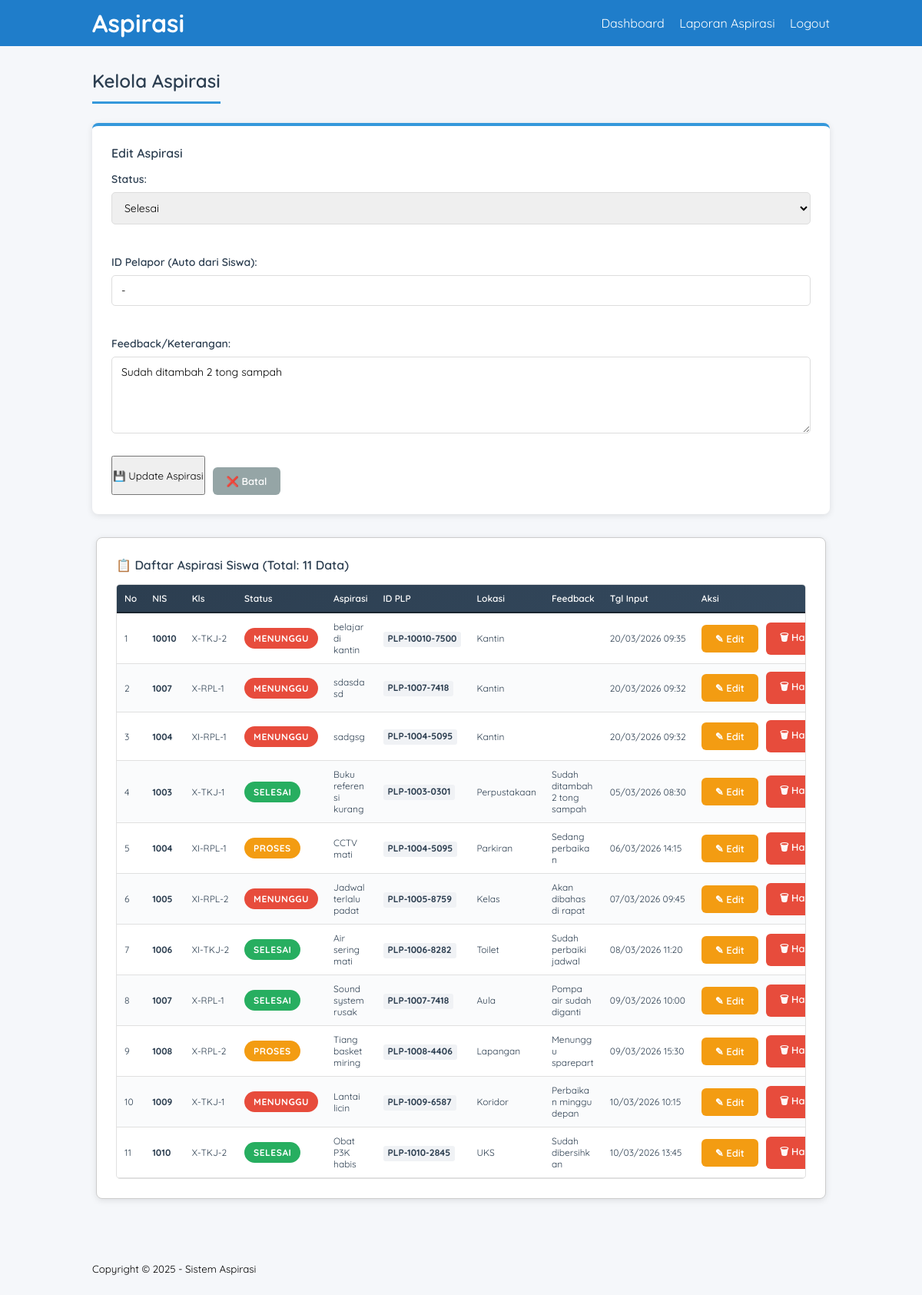
/admin_aspirasi.php?edit=1 (signed in), run on the app's committed database.
### tables this page shows
CREATE TABLE `tb_aspirasi` (
  `id_aspirasi` int(11) NOT NULL COMMENT 'Primary Key untuk setiap aspirasi',
  `id_pelaporan` int(11) NOT NULL COMMENT 'Foreign Key ke tb_input_aspirasi',
  `status` enum('Menunggu','Proses','Selesai') NOT NULL DEFAULT 'Menunggu' COMMENT 'Status aspirasi',
  `id_pelapor` varchar(50) DEFAULT NULL COMMENT 'ID Pelapor (generated)',
  `feedback` varchar(500) DEFAULT '' COMMENT 'Feedback dari admin',
  `tanggal_dibuat` timestamp NOT NULL DEFAULT current_timestamp()
);

CREATE TABLE `tb_input_aspirasi` (
  `id_pelaporan` int(5) NOT NULL,
  `nis` varchar(10) NOT NULL,
  `id_kategori` int(5) NOT NULL,
  `lokasi` varchar(50) NOT NULL,
  `ket` text NOT NULL,
  `id_pelapor` varchar(50) DEFAULT NULL,
  `tanggal_input` datetime DEFAULT current_timestamp()
);

CREATE TABLE `tb_siswa` (
  `nis` int(10) NOT NULL,
  `kelas` varchar(10) NOT NULL,
  `id_pelapor` varchar(50) DEFAULT NULL
);

### admin_aspirasi.php (the view, shortened to what this page needs)
<?php
include 'db.php';
$edit_data_full = null;
$edit_data = null;
if(isset($_GET['edit'])){
    $id = (int)$_GET['edit'];
    $stmt = $CON->prepare("SELECT * FROM tb_aspirasi WHERE id_aspirasi = ?");
    $stmt->bind_param("i", $id);
    $stmt->execute();
    $edit_data = $stmt->get_result()->fetch_object();
}
$data_query = mysqli_query($CON, "SELECT a.*, ia.nis, ia.lokasi, ia.ket, ia.id_pelapor as id_pelapor_input, ia.tanggal_input, s.kelas, s.id_pelapor as id_plp_siswa
                                  FROM tb_aspirasi a
                                  JOIN tb_input_aspirasi ia ON a.id_pelaporan = ia.id_pelaporan
                                  LEFT JOIN tb_siswa s ON ia.nis = s.nis
                                  ORDER BY a.tanggal_dibuat DESC");
$total = mysqli_num_rows($data_query);
?>
<!DOCTYPE html>
<html lang="en">
<head>
    <link rel="stylesheet" type="text/css" href="css/style.css">
</head>
<body>
    <header>
        <div class="container">
            <h1><a href="dashboard.php">Aspirasi</a></h1>
            <ul>
                <li><a href="dashboard.php">Dashboard</a></li>
                <li><a href="aspirasi_report.php">Laporan Aspirasi</a></li>
                <li><a href="logout.php">Logout</a></li>
            </ul>
        </div>
    </header>
    <div class="section">
        <div class="container">
            <h3>Kelola Aspirasi</h3>
            <div class="form-container">
                <h4><?= isset($edit_data) ? 'Edit Aspirasi' : ' ' ?></h4>
                <form method="POST">
                    <div class="form-row">
                        <div class="form-group">
                            <label>Status:</label>
                            <select name="status" required>
                                <option value="Selesai" <?= (isset($edit_data) && $edit_data->status == 'Selesai') ? 'selected' : '' ?>>Selesai</option>
                            </select>
                        </div>
                        <div class="form-group">
                            <label>ID Pelapor (Auto dari Siswa):</label>
                            <input type="text" value="<?= isset($edit_data_full) && $edit_data_full->id_pelapor ? htmlspecialchars($edit_data_full->id_pelapor) : '-' ?>" placeholder="Otomatis dari siswa" readonly>
                        </div>
                    </div>
                    <div class="form-group">
                        <label>Feedback/Keterangan:</label>
                        <textarea name="feedback" placeholder="Berikan keterangan atau feedback untuk aspirasi ini..."><?= isset($edit_data) ? htmlspecialchars($edit_data->feedback) : '' ?></textarea>
                    </div>
                    <div class="form-actions">
                        <?php if(isset($edit_data)): ?>
                            <button type="submit" name="edit">💾 Update Aspirasi</button>
                            <a href="admin_aspirasi.php" class="btn btn-back">❌ Batal</a>
                        <?php else: ?>
                            <button type="submit" name="tambah">➕ Ubah Aspirasi</button>
                        <?php endif; ?>
                    </div>
                </form>
            </div>
            <div class="box">
                <h4>📋 Daftar Aspirasi Siswa (Total: <?= $total ?> Data)</h4>
                <?php if($total > 0): ?>
                    <div class="table-wrapper">
                        <table class="table">
                            <thead>
                                <tr>
                                    <th width="4%">No</th>
                                    <th width="8%">NIS</th>
                                    <th width="6%">Kls</th>
                                    <th width="9%">Status</th>
                                    <th width="14%">Aspirasi</th>
                                    <th width="12%">ID PLP</th>
                                    <th width="11%">Lokasi</th>
                                    <th width="13%">Feedback</th>
                                    <th width="12%">Tgl Input</th>
                                    <th width="11%">Aksi</th>
                                </tr>
                            </thead>
                            <tbody>
                                <?php
                                $no = 1;
                                while($d = mysqli_fetch_object($data_query)){
                                    $badge_class = 'badge-' . strtolower($d->status);
                                ?>
                                    <tr>
                                        <td><?= $no++ ?></td>
                                        <td><strong><?= htmlspecialchars($d->nis) ?></strong></td>
                                        <td><?= htmlspecialchars($d->kelas ?? '-') ?></td>
                                        <td><span class="badge <?= $badge_class ?>"><?= $d->status ?></span></td>
                                        <td data-wrap="yes"><?= htmlspecialchars($d->ket) ?></td>
                                        <td><code><strong><?= htmlspecialchars($d->id_plp_siswa ?? '-') ?></strong></code></td>
                                        <td><?= htmlspecialchars($d->lokasi ?? '-') ?></td>
                                        <td data-wrap="yes"><?= htmlspecialchars($d->feedback ?? '-') ?></td>
                                        <td><?= date('d/m/Y H:i', strtotime($d->tanggal_input)) ?></td>
                                        <td>
                                            <div class="btn-group">
                                                <a href="admin_aspirasi.php?edit=<?= $d->id_aspirasi ?>" class="btn btn-edit">✎ Edit</a>
                                                <a href="admin_aspirasi.php?delete=<?= $d->id_aspirasi ?>" onclick="return confirm('Yakin hapus aspirasi ini?')" class="btn btn-delete">🗑 Hapus</a>
                                            </div>
                                        </td>
                                    </tr>
                                <?php
                                }
                                ?>
                            </tbody>
                        </table>
                    </div>
                <?php else: ?>
                    <div class="no-data">
                        <p>📭 Belum ada data aspirasi. Silakan tambah dari halaman Input Aspirasi.</p>
                    </div>
                <?php endif; ?>
            </div>
        </div>
    </div>
    <footer>
        <div class="container">
            <small>Copyright &copy 2025 - Sistem Aspirasi</small>
        </div>
    </footer>
</body>
</html>

### style.css (style rules this page uses)
* { padding: 0; margin: 0; font-family: 'Quicksand',sans-serif; }
body { background-color: #f8f8f8; }
a { color: inherit; text-decoration: none; }
.btn { padding: 8px 15px; background-color: #48988b; color: #fff; border: none; cursor: pointer; }
header { background-color: #1f7dca; color: #fff; }
header h1 { float: left; padding: 10px 0; }
header ul { float: right; }
header ul li { display: inline-block; }
header ul li a { padding: 20px 0 20px 15px; display: inline-block; }
footer { padding: 25px 0; }
.container { width: 80%; margin: 0 auto; }
.container:after { content: ""; display: block; clear: both; }
.section { padding: 25px 0; }
.box { background-color: #fff; border: 1px solid #ccc; padding: 50px; box-sizing: border-box; margin: 5px 5px 5px 5px; }
.box:after { content: ""; display: block; clear: both; }

### admin_aspirasi.php (style rules this page uses)
* { margin: 0; padding: 0; box-sizing: border-box; }
body { font-family: 'Quicksand', sans-serif; background-color: #f5f7fa; }
header ul li { position: relative; }
.section { background-color: #f5f7fa; padding: 30px 0; }
h3 { color: #2c3e50; margin-bottom: 25px; font-size: 24px; font-weight: 600; border-bottom: 3px solid #3498db; padding-bottom: 12px; display: inline-block; }
h4 { color: #2c3e50; margin-bottom: 15px; font-size: 16px; font-weight: 600; }
.form-container { background: white; padding: 25px; border-radius: 8px; margin-bottom: 30px; box-shadow: 0 2px 8px rgba(0,0,0,0.1); border-top: 4px solid #3498db; }
.form-row { display: grid; grid-template-columns: 1fr 1fr; gap: 20px; margin-bottom: 20px; }
.form-group { margin-bottom: 20px; }
.form-group label { display: block; margin-bottom: 8px; font-weight: 600; color: #2c3e50; font-size: 14px; }
.form-group input, .form-group select, .form-group textarea { width: 100%; padding: 10px 12px; border: 1px solid #ddd; border-radius: 5px; font-family: 'Quicksand', sans-serif; font-size: 14px; transition: all 0.3s ease; }
.form-group textarea { resize: vertical; min-height: 100px; }
.form-actions { display: flex; gap: 10px; margin-top: 25px; }
.box { background: white; padding: 25px; border-radius: 8px; box-shadow: 0 2px 8px rgba(0,0,0,0.1); margin-bottom: 25px; }
.table-wrapper { margin-top: 15px; border-radius: 5px; border: 1px solid #e0e0e0; overflow: hidden; }
.table { width: 100%; border-collapse: collapse; font-size: 12px; }
.table thead tr { background: linear-gradient(135deg, #2c3e50 0%, #34495e 100%); color: white; }
.table th { padding: 12px 10px; text-align: left; font-weight: 600; color: white; border-bottom: 2px solid #1a252f; white-space: nowrap; }
.table td { padding: 10px; border-bottom: 1px solid #e0e0e0; color: #2c3e50; white-space: nowrap; overflow: hidden; text-overflow: ellipsis; }
.table td[data-wrap="yes"] { white-space: normal; word-break: break-word; }
.table tbody tr { transition: all 0.2s ease; }
.table tbody tr:nth-child(even) { background-color: #fafbfc; }
.btn-group { display: flex; gap: 10px; flex-wrap: nowrap; align-items: center; justify-content: flex-start; }
.btn { padding: 10px 18px; border-radius: 6px; text-decoration: none; font-size: 13px; display: inline-flex; align-items: center; gap: 6px; border: none; cursor: pointer; transition: all 0.3s ease; font-weight: 600; white-space: nowrap; flex-shrink: 0; }
.btn-edit { background-color: #f39c12; color: #fff; }
.btn-delete { background-color: #e74c3c; color: #fff; }
.btn-back { background-color: #95a5a6; color: #fff; display: inline-block; margin-top: 15px; }
.badge { display: inline-block; padding: 6px 12px; border-radius: 20px; font-size: 12px; font-weight: bold; text-transform: uppercase; letter-spacing: 0.5px; }
.badge-menunggu { background-color: #e74c3c; color: white; }
.badge-proses { background-color: #f39c12; color: white; }
.badge-selesai { background-color: #27ae60; color: white; }
code { background-color: #f0f2f5; padding: 3px 6px; border-radius: 3px; font-family: 'Courier New', monospace; font-size: 12px; color: #2c3e50; }
@media (max-width: 1200px) { .form-row { grid-template-columns: 1fr; } }
@media (max-width: 1200px) { .table { font-size: 12px; } }
@media (max-width: 1200px) { .table th, .table td { padding: 10px; } }

### data on the page
tb_aspirasi: status "Selesai", feedback "Sudah ditambah 2 tong sampah", id_pelaporan.nis "1003", tb_siswa.kelas "X-TKJ-1", status "SELESAI", id_pelaporan.ket "Buku referensi kurang", tb_siswa.id_pelapor "PLP-1003-0301", id_pelaporan.lokasi "Perpustakaan", id_pelaporan.tanggal_input "05/03/2026 08:30"
tb_aspirasi: id_pelaporan.nis "10010", tb_siswa.kelas "X-TKJ-2", status "MENUNGGU", id_pelaporan.ket "belajar di kantin", tb_siswa.id_pelapor "PLP-10010-7500", id_pelaporan.lokasi "Kantin", id_pelaporan.tanggal_input "20/03/2026 09:35"
tb_aspirasi: id_pelaporan.nis "1007", tb_siswa.kelas "X-RPL-1", status "MENUNGGU", id_pelaporan.ket "sdasdasd", tb_siswa.id_pelapor "PLP-1007-7418", id_pelaporan.lokasi "Kantin", id_pelaporan.tanggal_input "20/03/2026 09:32"
tb_aspirasi: id_pelaporan.nis "1004", tb_siswa.kelas "XI-RPL-1", status "MENUNGGU", id_pelaporan.ket "sadgsg", tb_siswa.id_pelapor "PLP-1004-5095", id_pelaporan.lokasi "Kantin", id_pelaporan.tanggal_input "20/03/2026 09:32"
tb_aspirasi: id_pelaporan.nis "1004", tb_siswa.kelas "XI-RPL-1", status "PROSES", id_pelaporan.ket "CCTV mati", tb_siswa.id_pelapor "PLP-1004-5095", id_pelaporan.lokasi "Parkiran", feedback "Sedang perbaikan", id_pelaporan.tanggal_input "06/03/2026 14:15"
tb_aspirasi: id_pelaporan.nis "1005", tb_siswa.kelas "XI-RPL-2", status "MENUNGGU", id_pelaporan.ket "Jadwal terlalu padat", tb_siswa.id_pelapor "PLP-1005-8759", id_pelaporan.lokasi "Kelas", feedback "Akan dibahas di rapat", id_pelaporan.tanggal_input "07/03/2026 09:45"
tb_aspirasi: id_pelaporan.nis "1006", tb_siswa.kelas "XI-TKJ-2", status "SELESAI", id_pelaporan.ket "Air sering mati", tb_siswa.id_pelapor "PLP-1006-8282", id_pelaporan.lokasi "Toilet", feedback "Sudah perbaiki jadwal", id_pelaporan.tanggal_input "08/03/2026 11:20"
tb_aspirasi: id_pelaporan.nis "1007", tb_siswa.kelas "X-RPL-1", status "SELESAI", id_pelaporan.ket "Sound system rusak", tb_siswa.id_pelapor "PLP-1007-7418", id_pelaporan.lokasi "Aula", feedback "Pompa air sudah diganti", id_pelaporan.tanggal_input "09/03/2026 10:00"
tb_aspirasi: id_pelaporan.nis "1008", tb_siswa.kelas "X-RPL-2", status "PROSES", id_pelaporan.ket "Tiang basket miring", tb_siswa.id_pelapor "PLP-1008-4406", id_pelaporan.lokasi "Lapangan", feedback "Menunggu sparepart", id_pelaporan.tanggal_input "09/03/2026 15:30"
tb_aspirasi: id_pelaporan.nis "1009", tb_siswa.kelas "X-TKJ-1", status "MENUNGGU", id_pelaporan.ket "Lantai licin", tb_siswa.id_pelapor "PLP-1009-6587", id_pelaporan.lokasi "Koridor", feedback "Perbaikan minggu depan", id_pelaporan.tanggal_input "10/03/2026 10:15"
tb_aspirasi: id_pelaporan.nis "1010", tb_siswa.kelas "X-TKJ-2", status "SELESAI", id_pelaporan.ket "Obat P3K habis", tb_siswa.id_pelapor "PLP-1010-2845", id_pelaporan.lokasi "UKS", feedback "Sudah dibersihkan", id_pelaporan.tanggal_input "10/03/2026 13:45"

### other printed values
$total "11"
